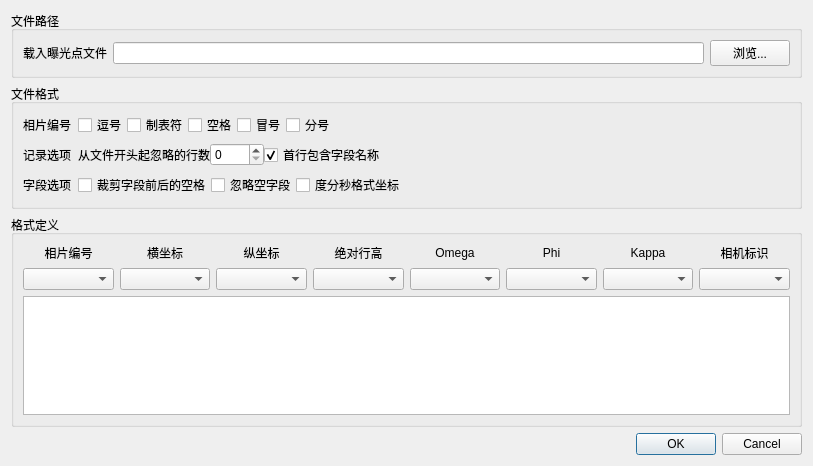
<?xml version="1.0" encoding="UTF-8"?>
<ui version="4.0">
 <class>dialog_posdialog</class>
 <widget class="QDialog" name="dialog_posdialog">
  <property name="geometry">
   <rect>
    <x>0</x>
    <y>0</y>
    <width>813</width>
    <height>466</height>
   </rect>
  </property>
  <property name="windowTitle">
   <string>文本解析</string>
  </property>
  <layout class="QVBoxLayout" name="verticalLayout_2">
   <item>
    <widget class="QGroupBox" name="groupBox">
     <property name="title">
      <string>文件路径</string>
     </property>
     <layout class="QVBoxLayout" name="verticalLayout">
      <item>
       <layout class="QHBoxLayout" name="horizontalLayout">
        <item>
         <widget class="QLabel" name="label">
          <property name="text">
           <string>载入曝光点文件</string>
          </property>
         </widget>
        </item>
        <item>
         <widget class="QLineEdit" name="lePosFile"/>
        </item>
        <item>
         <widget class="QPushButton" name="btnOpenPos">
          <property name="text">
           <string>浏览...</string>
          </property>
         </widget>
        </item>
       </layout>
      </item>
     </layout>
    </widget>
   </item>
   <item>
    <widget class="QGroupBox" name="groupBox_4">
     <property name="title">
      <string>文件格式</string>
     </property>
     <layout class="QHBoxLayout" name="horizontalLayout_10">
      <item>
       <layout class="QGridLayout" name="gridLayout">
        <property name="horizontalSpacing">
         <number>7</number>
        </property>
        <item row="1" column="1">
         <layout class="QHBoxLayout" name="horizontalLayout_4">
          <property name="rightMargin">
           <number>9</number>
          </property>
          <item>
           <widget class="QLabel" name="label_16">
            <property name="sizePolicy">
             <sizepolicy hsizetype="Minimum" vsizetype="Preferred">
              <horstretch>0</horstretch>
              <verstretch>0</verstretch>
             </sizepolicy>
            </property>
            <property name="text">
             <string>从文件开头起忽略的行数</string>
            </property>
           </widget>
          </item>
          <item>
           <widget class="QSpinBox" name="rowCounter">
            <property name="minimumSize">
             <size>
              <width>0</width>
              <height>0</height>
             </size>
            </property>
            <property name="maximumSize">
             <size>
              <width>16777215</width>
              <height>16777215</height>
             </size>
            </property>
            <property name="toolTip">
             <string>The number of lines to discard from the beginning of the file</string>
            </property>
            <property name="statusTip">
             <string>The number of lines to discard from the beginning of the file</string>
            </property>
            <property name="whatsThis">
             <string>The number of lines to discard from the beginning of the file</string>
            </property>
            <property name="wrapping">
             <bool>false</bool>
            </property>
            <property name="maximum">
             <number>9999</number>
            </property>
            <property name="value">
             <number>0</number>
            </property>
           </widget>
          </item>
          <item>
           <widget class="QCheckBox" name="cbxUseHeader">
            <property name="toolTip">
             <string>Field names are read from the first record. If not selected then fields are numbered</string>
            </property>
            <property name="statusTip">
             <string>Field names are read from the first record. If not selected then fields are numbered</string>
            </property>
            <property name="whatsThis">
             <string>Field names are read from the first record. If not selected then fields are numbered</string>
            </property>
            <property name="text">
             <string>首行包含字段名称</string>
            </property>
            <property name="checked">
             <bool>true</bool>
            </property>
           </widget>
          </item>
          <item>
           <spacer name="horizontalSpacer_4">
            <property name="orientation">
             <enum>Qt::Horizontal</enum>
            </property>
            <property name="sizeHint" stdset="0">
             <size>
              <width>0</width>
              <height>0</height>
             </size>
            </property>
           </spacer>
          </item>
         </layout>
        </item>
        <item row="0" column="0">
         <widget class="QLabel" name="label_10">
          <property name="text">
           <string>相片编号</string>
          </property>
          <property name="alignment">
           <set>Qt::AlignLeading|Qt::AlignLeft|Qt::AlignVCenter</set>
          </property>
         </widget>
        </item>
        <item row="1" column="0">
         <widget class="QLabel" name="label_15">
          <property name="text">
           <string>记录选项</string>
          </property>
          <property name="alignment">
           <set>Qt::AlignLeading|Qt::AlignLeft|Qt::AlignVCenter</set>
          </property>
         </widget>
        </item>
        <item row="2" column="0">
         <widget class="QLabel" name="label_11">
          <property name="text">
           <string>字段选项</string>
          </property>
          <property name="alignment">
           <set>Qt::AlignLeading|Qt::AlignLeft|Qt::AlignVCenter</set>
          </property>
         </widget>
        </item>
        <item row="2" column="1" colspan="2">
         <layout class="QHBoxLayout" name="horizontalLayout_8">
          <item>
           <widget class="QCheckBox" name="chkClipSpace">
            <property name="text">
             <string>裁剪字段前后的空格</string>
            </property>
           </widget>
          </item>
          <item>
           <widget class="QCheckBox" name="cbxSkipEmptyFields">
            <property name="text">
             <string>忽略空字段</string>
            </property>
           </widget>
          </item>
          <item>
           <widget class="QCheckBox" name="chkDMSformat">
            <property name="text">
             <string>度分秒格式坐标</string>
            </property>
           </widget>
          </item>
          <item>
           <spacer name="horizontalSpacer_2">
            <property name="orientation">
             <enum>Qt::Horizontal</enum>
            </property>
            <property name="sizeHint" stdset="0">
             <size>
              <width>40</width>
              <height>20</height>
             </size>
            </property>
           </spacer>
          </item>
         </layout>
        </item>
        <item row="0" column="1" colspan="2">
         <layout class="QHBoxLayout" name="horizontalLayout_3">
          <item>
           <widget class="QCheckBox" name="chkComma">
            <property name="text">
             <string>逗号</string>
            </property>
           </widget>
          </item>
          <item>
           <widget class="QCheckBox" name="chkTab">
            <property name="text">
             <string>制表符</string>
            </property>
           </widget>
          </item>
          <item>
           <widget class="QCheckBox" name="chkSpace">
            <property name="text">
             <string>空格</string>
            </property>
           </widget>
          </item>
          <item>
           <widget class="QCheckBox" name="chkColon">
            <property name="text">
             <string>冒号</string>
            </property>
           </widget>
          </item>
          <item>
           <widget class="QCheckBox" name="chkSemicolon">
            <property name="text">
             <string>分号</string>
            </property>
           </widget>
          </item>
          <item>
           <spacer name="horizontalSpacer">
            <property name="orientation">
             <enum>Qt::Horizontal</enum>
            </property>
            <property name="sizeHint" stdset="0">
             <size>
              <width>40</width>
              <height>20</height>
             </size>
            </property>
           </spacer>
          </item>
         </layout>
        </item>
       </layout>
      </item>
     </layout>
    </widget>
   </item>
   <item>
    <widget class="QGroupBox" name="groupBox_2">
     <property name="title">
      <string>格式定义</string>
     </property>
     <layout class="QVBoxLayout" name="verticalLayout_4">
      <item>
       <layout class="QHBoxLayout" name="horizontalLayout_5">
        <item>
         <widget class="QLabel" name="label_2">
          <property name="text">
           <string>相片编号</string>
          </property>
          <property name="alignment">
           <set>Qt::AlignCenter</set>
          </property>
         </widget>
        </item>
        <item>
         <widget class="QLabel" name="label_3">
          <property name="text">
           <string>横坐标</string>
          </property>
          <property name="alignment">
           <set>Qt::AlignCenter</set>
          </property>
         </widget>
        </item>
        <item>
         <widget class="QLabel" name="label_4">
          <property name="text">
           <string>纵坐标</string>
          </property>
          <property name="alignment">
           <set>Qt::AlignCenter</set>
          </property>
         </widget>
        </item>
        <item>
         <widget class="QLabel" name="label_8">
          <property name="text">
           <string>绝对行高</string>
          </property>
          <property name="alignment">
           <set>Qt::AlignCenter</set>
          </property>
         </widget>
        </item>
        <item>
         <widget class="QLabel" name="label_5">
          <property name="text">
           <string>Omega</string>
          </property>
          <property name="alignment">
           <set>Qt::AlignCenter</set>
          </property>
         </widget>
        </item>
        <item>
         <widget class="QLabel" name="label_6">
          <property name="text">
           <string>Phi</string>
          </property>
          <property name="alignment">
           <set>Qt::AlignCenter</set>
          </property>
         </widget>
        </item>
        <item>
         <widget class="QLabel" name="label_7">
          <property name="text">
           <string>Kappa</string>
          </property>
          <property name="alignment">
           <set>Qt::AlignCenter</set>
          </property>
         </widget>
        </item>
        <item>
         <widget class="QLabel" name="label_13">
          <property name="text">
           <string>相机标识</string>
          </property>
          <property name="alignment">
           <set>Qt::AlignCenter</set>
          </property>
         </widget>
        </item>
       </layout>
      </item>
      <item>
       <layout class="QHBoxLayout" name="horizontalLayout_6">
        <item>
         <widget class="QComboBox" name="cmb_1"/>
        </item>
        <item>
         <widget class="QComboBox" name="cmb_2"/>
        </item>
        <item>
         <widget class="QComboBox" name="cmb_3"/>
        </item>
        <item>
         <widget class="QComboBox" name="cmb_4"/>
        </item>
        <item>
         <widget class="QComboBox" name="cmb_5"/>
        </item>
        <item>
         <widget class="QComboBox" name="cmb_6"/>
        </item>
        <item>
         <widget class="QComboBox" name="cmb_7"/>
        </item>
        <item>
         <widget class="QComboBox" name="cmb_8"/>
        </item>
       </layout>
      </item>
      <item>
       <widget class="QTableWidget" name="tableWidget"/>
      </item>
     </layout>
    </widget>
   </item>
   <item>
    <widget class="QDialogButtonBox" name="buttonBox">
     <property name="orientation">
      <enum>Qt::Horizontal</enum>
     </property>
     <property name="standardButtons">
      <set>QDialogButtonBox::Cancel|QDialogButtonBox::Ok</set>
     </property>
    </widget>
   </item>
  </layout>
 </widget>
 <tabstops>
  <tabstop>lePosFile</tabstop>
  <tabstop>btnOpenPos</tabstop>
  <tabstop>chkComma</tabstop>
  <tabstop>chkTab</tabstop>
  <tabstop>chkSpace</tabstop>
  <tabstop>chkColon</tabstop>
  <tabstop>chkSemicolon</tabstop>
  <tabstop>rowCounter</tabstop>
  <tabstop>cbxUseHeader</tabstop>
  <tabstop>chkClipSpace</tabstop>
  <tabstop>cbxSkipEmptyFields</tabstop>
  <tabstop>chkDMSformat</tabstop>
  <tabstop>cmb_1</tabstop>
  <tabstop>cmb_2</tabstop>
  <tabstop>cmb_3</tabstop>
  <tabstop>cmb_4</tabstop>
  <tabstop>cmb_5</tabstop>
  <tabstop>cmb_6</tabstop>
  <tabstop>cmb_7</tabstop>
  <tabstop>cmb_8</tabstop>
  <tabstop>buttonBox</tabstop>
 </tabstops>
 <resources/>
 <connections>
  <connection>
   <sender>buttonBox</sender>
   <signal>accepted()</signal>
   <receiver>dialog_posdialog</receiver>
   <slot>accept()</slot>
   <hints>
    <hint type="sourcelabel">
     <x>248</x>
     <y>254</y>
    </hint>
    <hint type="destinationlabel">
     <x>157</x>
     <y>274</y>
    </hint>
   </hints>
  </connection>
  <connection>
   <sender>buttonBox</sender>
   <signal>rejected()</signal>
   <receiver>dialog_posdialog</receiver>
   <slot>reject()</slot>
   <hints>
    <hint type="sourcelabel">
     <x>316</x>
     <y>260</y>
    </hint>
    <hint type="destinationlabel">
     <x>286</x>
     <y>274</y>
    </hint>
   </hints>
  </connection>
 </connections>
</ui>
